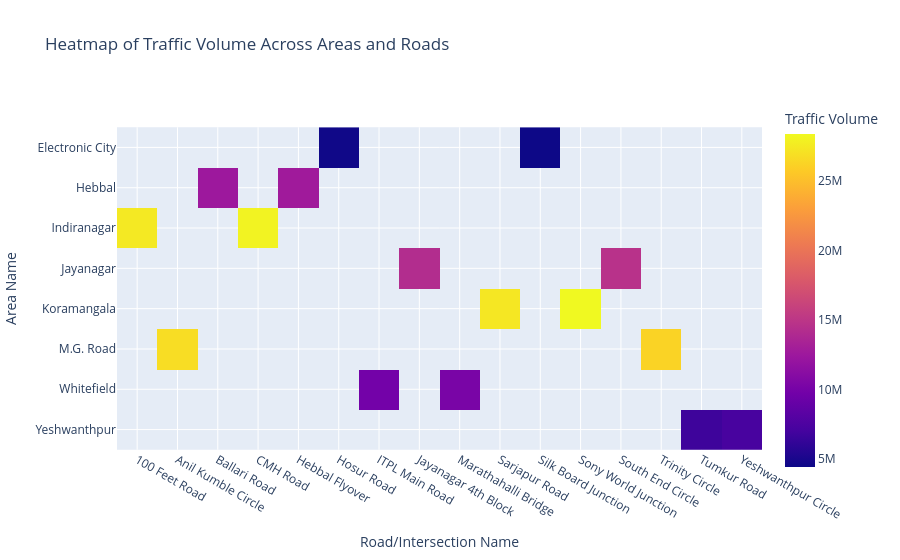

Source (notebook cell):
### Markdown cell above
# 1. Heat Map

### Code cell
heatmap_data = df.pivot_table(values='Traffic Volume', index='Area Name', columns='Road/Intersection Name', aggfunc='sum')
fig = px.imshow(heatmap_data, labels=dict(x="Road/Intersection Name", y="Area Name", color="Traffic Volume"),
                title="Heatmap of Traffic Volume Across Areas and Roads")
fig.show()

### Figure 1 — Plotly figure (JSON) as saved in the notebook; plotly's stock layout.template omitted (floating-point values rounded to 4 significant figures)
{"data": [{"coloraxis": "coloraxis", "hovertemplate": "Road/Intersection Name: %{x}<br>Area Name: %{y}<br>Traffic Volume: %{z}<extra></extra>", "name": "0", "type": "heatmap", "x": ["100 Feet Road", "Anil Kumble Circle", "Ballari Road", "CMH Road", "Hebbal Flyover", "Hosur Road", "ITPL Main Road", "Jayanagar 4th Block", "Marathahalli Bridge", "Sarjapur Road", "Silk Board Junction", "Sony World Junction", "South End Circle", "Trinity Circle", "Tumkur Road", "Yeshwanthpur Circle"], "xaxis": "x", "y": ["Electronic City", "Hebbal", "Indiranagar", "Jayanagar", "Koramangala", "M.G. Road", "Whitefield", "Yeshwanthpur"], "yaxis": "y", "z": [[NaN, NaN, NaN, NaN, NaN, 4586000.0, NaN, NaN, NaN, NaN, 4437000.0, NaN, NaN, NaN, NaN, NaN], [NaN, NaN, 12510000.0, NaN, 12700000.0, NaN, NaN, NaN, NaN, NaN, NaN, NaN, NaN, NaN, NaN, NaN], [27480000.0, NaN, NaN, 28050000.0, NaN, NaN, NaN, NaN, NaN, NaN, NaN, NaN, NaN, NaN, NaN, NaN], [NaN, NaN, NaN, NaN, NaN, NaN, NaN, 14210000.0, NaN, NaN, NaN, NaN, 14650000.0, NaN, NaN, NaN], [NaN, NaN, NaN, NaN, NaN, NaN, NaN, NaN, NaN, 27330000.0, NaN, 28370000.0, NaN, NaN, NaN, NaN], [NaN, 26760000.0, NaN, NaN, NaN, NaN, NaN, NaN, NaN, NaN, NaN, NaN, NaN, 26230000.0, NaN, NaN], [NaN, NaN, NaN, NaN, NaN, NaN, 9840000.0, NaN, 10220000.0, NaN, NaN, NaN, NaN, NaN, NaN, NaN], [NaN, NaN, NaN, NaN, NaN, NaN, NaN, NaN, NaN, NaN, NaN, NaN, NaN, NaN, 6705000.0, 7190000.0]]}], "layout": {"coloraxis": {"colorbar": {"title": {"text": "Traffic Volume"}}, "colorscale": [[0, "#0d0887"], [0.1111, "#46039f"], [0.2222, "#7201a8"], [0.3333, "#9c179e"], [0.4444, "#bd3786"], [0.5556, "#d8576b"], [0.6667, "#ed7953"], [0.7778, "#fb9f3a"], [0.8889, "#fdca26"], [1, "#f0f921"]]}, "title": {"text": "Heatmap of Traffic Volume Across Areas and Roads"}, "xaxis": {"anchor": "y", "constrain": "domain", "domain": [0, 1], "scaleanchor": "y", "title": {"text": "Road/Intersection Name"}}, "yaxis": {"anchor": "x", "autorange": "reversed", "constrain": "domain", "domain": [0, 1], "title": {"text": "Area Name"}}}}
